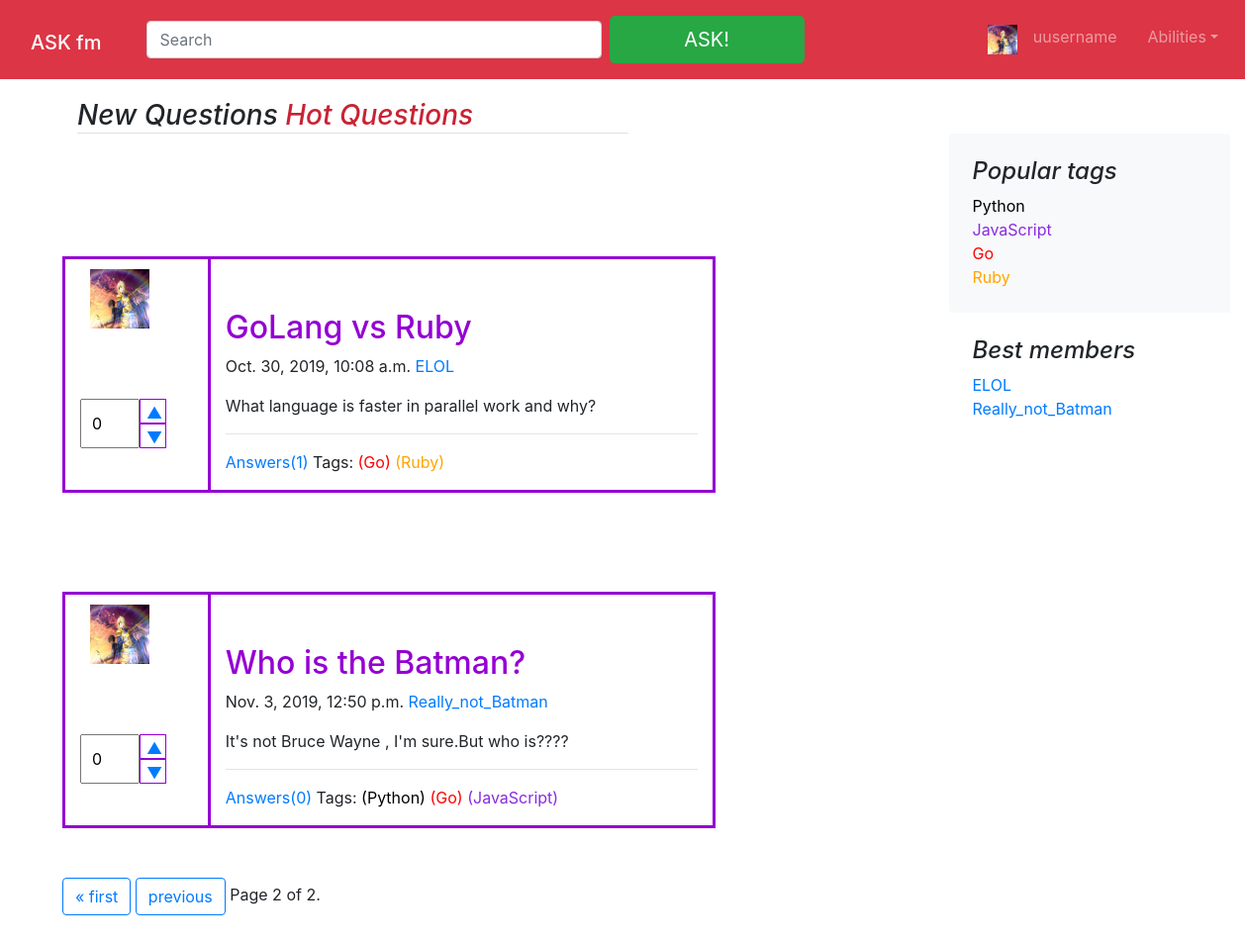
Screenshot of /?page=2 with the database file from the repository.
### ask/models.py (models this page shows, shortened)
class Tag(models.Model):
    name = models.CharField(max_length=15)
    color = models.CharField(max_length=15)
    object1 = TagManager
    class Meta:
        verbose_name = 'Тег'
        verbose_name_plural = 'Теги'

class Author(models.Model):
    user = models.OneToOneField(User, on_delete=models.CASCADE)
    nickname = models.CharField(max_length=255)
    birth_date = models.DateField(null=True, blank=True)
    def __str__(self):
        return self.nickname
    class Meta:
        verbose_name = 'Автор'
        verbose_name_plural = 'Авторы'

class Question(models.Model):
    title = models.CharField(max_length=255)
    text = models.TextField()
    author = models.ForeignKey(
        Author, on_delete=models.SET_NULL, null=True, blank=True)
    pub_date = models.DateTimeField('date published')
    rating = models.IntegerField(default=0)
    tags = models.ManyToManyField(Tag)
    object1 = QuestionManager
    class Meta:
        verbose_name = 'Вопрос'
        verbose_name_plural = 'Вопросы'

### ask/views.py (the view)
# urls.py: url(r'^$', views.index, name='index'),
def index(request):
    q = Question.object1.besters()
    paginator = Paginator(q, 3)  # Show 2 contacts per page
    page = request.GET.get('page')
    question_list = paginator.get_page(page)
    return render(
        request,
        'ask/index.html', {
            'question_list': question_list,
            'tags': Tag.object1.besters(),
            'users': Author.objects.all()
        }
    )

### ask/models.py (called while the page is built)
    def besters():
        return Tag.objects.annotate(num_tags=Count('question')).order_by('-num_tags')

    def besters():
        return Question.objects.order_by('-rating')

### ask/templates/ask/index.html (shortened to what this page needs)
{% extends './base.html' %}
{% block content %}
  <main role="main" class="container-fluid m-5">
  <div class="row">
    <div class="col-md-8 col-sm-8 blog-main">
      <h3 class="mb-4 font-italic border-bottom">
        New Questions
      <a style="color: #c82333" href="#">Hot Questions</a>
      </h3>
    </div>
{% for question in question_list %}
      <div class="container-fluid" style="margin-top: 0px">
              <div class="row">
                  {% include "post.html" %}
              </div>
      </div>
    {% endfor %}
{% include "paginator.html" %}
  </div>
  </main>
{% endblock %}

### ask/templates/ask/base.html (shortened to what this page needs)
{% load static %}
<!doctype html>
<html lang="en">
  <head>
    <link rel="stylesheet" href="{% static 'css/bootstrap.min.css' %}">
  </head>
  <body>
  <nav class="navbar navbar-expand-lg fixed-top navbar-dark bg-danger" style="margin-bottom: 1%">
    <h1><a class="navbar-brand col-3 col-sm-4 col-md-10" href="{% url 'ask:index' %}">ASK fm</a></h1>
    <form class="form-inline col-5 col-sm-5 col-md-5 col-lg-8 mr-sm-4 my-4 my-lg-2">
      <input class="form-control col-6 col-sm-5 col-md-7 mr-sm-2" type="text" placeholder="Search" aria-label="Search">
      <button class="btn btn-success btn-lg col-6 col-sm-5 col-md-3" href="{% url 'ask:ask' %}" type="submit">
        <a style="color: white" href="{% url 'ask:ask' %}">ASK!</a>
      </button>
    </form>
  <div class="col-3 col-sm-3 navbar-collapse offcanvas-collapse" id="navbarsExampleDefault">
    <ul class="navbar-nav mr-auto col-5">
      <li class="nav-item">
        <a class="nav-link" href="#"><img src="/static/img/fffzRA7cwYA.jpg" width="30" height="30"></a>
      </li>
      {% if user.is_authenticated %}
      <li class="nav-item">
        <a class="nav-link col-sm-4"  href="{% url 'ask:settings' %}">{{user.author.nickname}}</a>
      </li>
      {% else %}
      <li class="nav-item">
        <a class="nav-link col-sm-4"  href="#">uusername</a>
      </li>
      {% endif%}
      <li class="nav-item dropdown col-sm-4 ">
        <a class="nav-link dropdown-toggle" href="#" id="dropdown01" data-toggle="dropdown" aria-haspopup="true" aria-expanded="false">
          Abilities</a>
      </li>
    </ul>
  </div>
</nav>
  <div class="col-3 blog-sidebar float-right" style="margin-top: 85px;min-height: 500px">
      <div class="p-4 mb-8 bg-light rounded">
        <h4 class="font-italic">Popular tags</h4>
        {% for tag in tags %}
        <a href="{% url 'ask:tag' tag.name %}" ><p class="mb-0" style="color: {{tag.color}}"> {{tag.name}}</p></a>
        {% endfor %}
      </div>
    <div>
      <div class="p-4">
        <h4 class="font-italic">Best members</h4>
        <ol class="list-unstyled mb-0">
          {% for user in users%}
          <li><a href="{% url 'ask:settings' %}">{{user.nickname}}</a></li>
          {%endfor%}
        </ol>
      </div>
    </div>
    </div>
{% block content %}
{% endblock %}
  </body>
</html>

### ask/templates/ask/post.html (shortened to what this page needs)
        <div class="col col-2" style="border: 3px solid;border-color:darkviolet ;border-right: none">
         <a class="blog-post" href="#"><img src="/static/img/fffzRA7cwYA.jpg" width="60" height="60" style="margin: 10px"></a><br>
           <div class="btn-group" style="margin-top: 10%">
              <div><input class="inputer" style="width: 60px" type="number" id={{question.id}} value={{question.rating}}></div>
          <div class="btn-group-vertical" style="margin-right: 50px">
             <button  onmouseover="this.style.backgroundColor='green'"; onmouseout="this.style.backgroundColor='white'" ;
                    style="height: 25px; width: 90%;" onclick="myFunction1({{question.id}})">
                 <a href="{% url 'ask:like' question.id 1 1 %}">▲</a></button>
            <button onmouseover="this.style.backgroundColor='red'"; onmouseout="this.style.backgroundColor='white'" ;
                    style="height: 25px; width: 90%;" onclick="myFunction2({{question.id}})">
                <a href="{% url 'ask:like' question.id 0 1 %}">▼</a></button>
          </div>
        </div>
        </div>
        <div class="col col-7" style="border: 3px solid;border-color:darkviolet">
        <div class="blog-post">
        <h2><a style="color: darkviolet" href="{% url 'ask:question' question.id %}">{{question.title}}</a></h2>
        <p class="blog-post-meta">{{question.pub_date}}
          <a href="{% url 'ask:settings' %}">{{question.author}}</a>
        </p>
            {{question.text}}
          <hr>
            <p> <a href="{% url 'ask:question' question.id %}">Answers({{question.answer_set.count}})</a> Tags:
                {% for tag in question.tags.all%}
                <a href="{% url 'ask:tag' tag.name %}" style="color: {{tag.color}} ">({{tag.name}})</a>
            {% endfor%}
            </p>
      </div>
</div>

### ask/templates/ask/base.html (style rules this page uses)
.btn-group input { padding: 10px 10px; height: 50px; width: 60px; }
.btn-group button { background-color: white; border: 1px solid darkviolet; color: black; cursor: pointer; }
.btn-group button:after { content: ""; clear: both; display: table; }
.btn-group:after { content: ""; clear: both; display: table; }
main div { margin-top: 50px; }

### rows the page displays
Tag: name "Python"
Tag: name "JavaScript"
Tag: name "Go"
Tag: name "Ruby"
Author: nickname "ELOL"
Author: nickname "Really_not_Batman"
Question: rating "0", title "GoLang vs Ruby", pub_date "Oct. 30, 2019, 10:08 a.m.", author "ELOL", text "What language is faster in parallel work and why?", answer_set.count "1"
Question: rating "0", title "Who is the Batman?", pub_date "Nov. 3, 2019, 12:50 p.m.", author "Really_not_Batman", text "It's not Bruce Wayne , I'm sure.But who is????", answer_set.count "0"

### other values shown
{{ question_list.number }} "2"
{{ question_list.paginator.num_pages }} "2"
